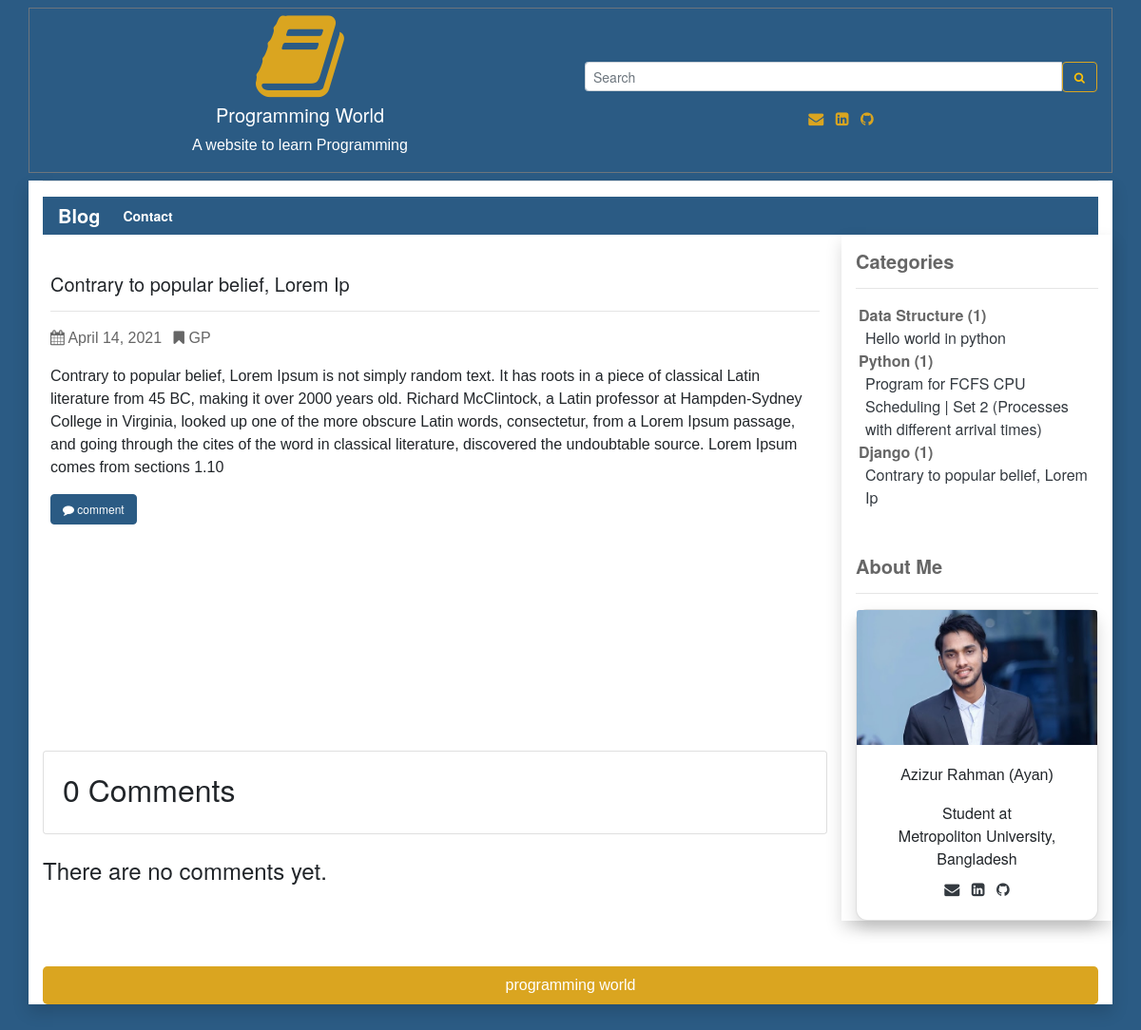
/more/3, run on an earlier commit of the app's database.
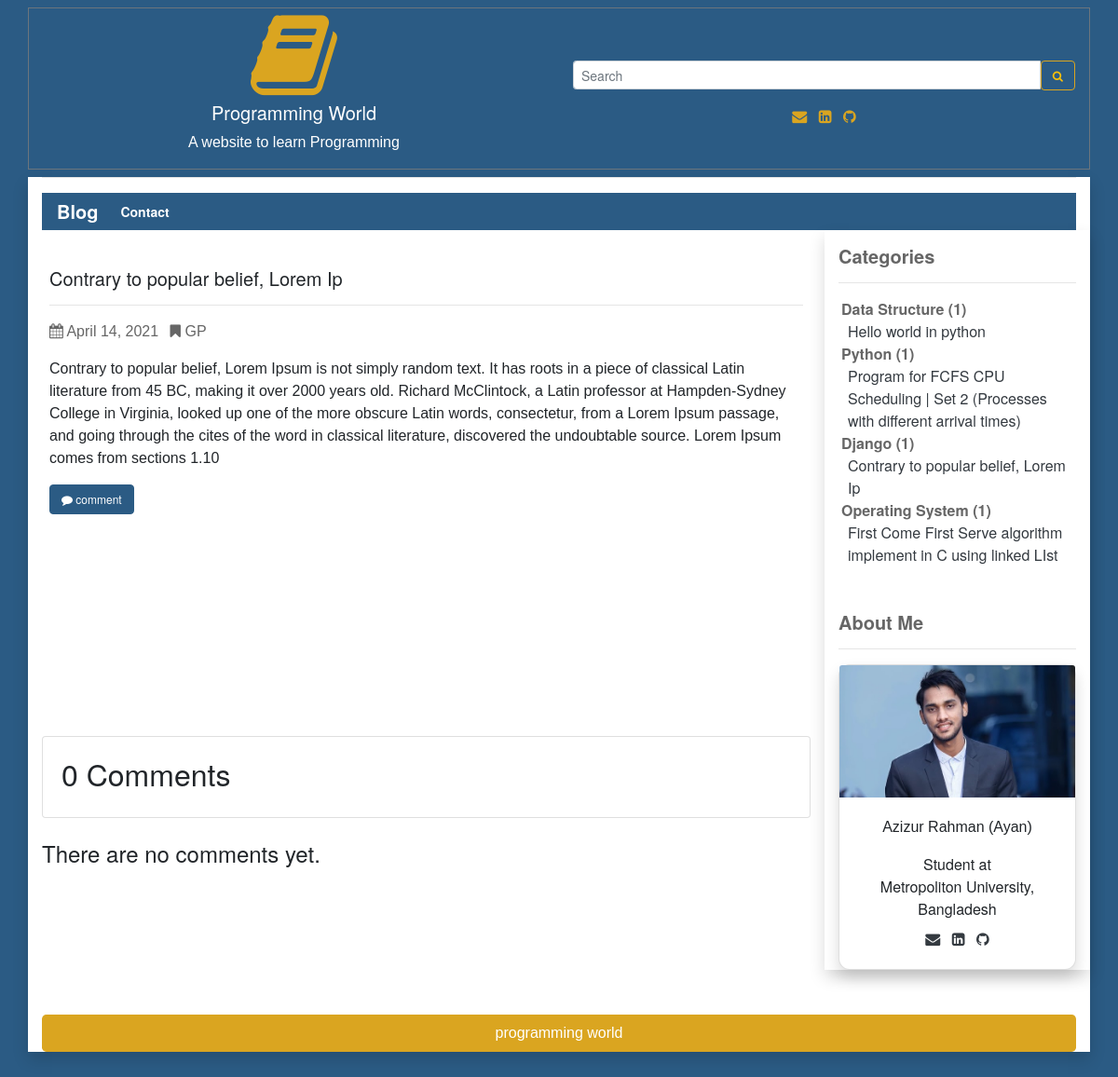
And on a later commit of the database.
### user_panel_1/models.py (models this page shows, shortened)
class Category(models.Model):
    cat_name = models.CharField(max_length=300)
    def __str__(self):
        return self.cat_name

class Blog(models.Model):
    cat_name = models.ForeignKey(Category, on_delete=models.CASCADE)
    blog_priority = models.IntegerField(blank=True, null=True)
    blog_tags = models.CharField(max_length=200,  blank=True, null=True)
    blog_title = models.CharField(max_length=200)
    blog_author = models.CharField(max_length=200)
    blog_descriptions = models.CharField(max_length=600);
    blog_body = RichTextUploadingField(blank=True, null=True)
    blog_views = models.IntegerField(default=0)
    blog_date = models.DateField(auto_now_add=True, auto_now=False, blank=True)

### user_panel_1/views.py (the view)
# urls.py: path('more/<str:slug>', views.more, name='more'),
def more(request, slug):
    more = Blog.objects.filter(id=slug).first()
    category = Category.objects.all()
    blog = Blog.objects.all()
    categorys = Blog.objects.all().select_related('cat_name')
    blogss = get_object_or_404(Blog, id=slug)
    go_back = slug
    comments = blogss.comments.filter(active=True, parent__isnull=True)
    if request.method == 'POST':
        print("hello me if")
        comment_form = CommentForm(data=request.POST)
        if comment_form.is_valid():
            parent_obj = None
            try:
                parent_id = int(request.POST.get('parent_id'))
            except:
                parent_id = None
            if parent_id:
                parent_obj = Comment.objects.get(id=parent_id)
                if parent_obj:
                    replay_comment = comment_form.save(commit=False)
                    replay_comment.parent = parent_obj
            new_comment = comment_form.save(commit=False)
            new_comment.blog = blogss
            new_comment.save()
            return HttpResponseRedirect(reverse('more', args=[str(go_back)]))
    else:
        comment_form = CommentForm()
    return render(request,
                  'more.html',
                  {
                   'comments': comments,
                   'comment_form': comment_form,
                   'category': category,
                   'blog': blog,
                   'object_list': categorys,
                   'more':more,
                   })

### user_panel_1/forms.py
class CommentForm(forms.ModelForm):
    email = forms.EmailField(widget=forms.TextInput(
        attrs = {
            'class': 'form-control input-edit',
            'placeholder' : 'email'
        }
    ))
    name = forms.CharField(widget=forms.TextInput(
        attrs={
            'class': 'form-control input-edit',
            'placeholder': 'name'
        }
    ))
    body = forms.CharField( widget=forms.Textarea(
        attrs={
            'class': 'form-control input-edit',
        }
    ))
    class Meta:
        model = Comment
        fields = ('name', 'email', 'body')

### templates/more.html (shortened to what this page needs)
{% extends 'base.html' %}
{% load static %}
{% load humanize %}
{% block content %}
<div class="p-2 mt-3">
<h5 class="mt-3">{{more.blog_title}}</h5>
<hr>
 <p  class="description"><i class="fa fa-calendar" aria-hidden="true"></i> <a href="{% url 'date' more.blog_date %}" class="mr-2 ur description"> {{ more.blog_date}} </a> <i class="fa fa-bookmark" aria-hidden="true"></i>
         <a href="{% url 'tags' more.blog_tags %}" class="ur description">  {{ more.blog_tags}} </a>
                            </p>
<p>{{more.blog_body | safe}}</p>
<a class=" btn text-white btn-info" data-toggle="collapse" href="#collapseExample" role="button" aria-expanded="false" aria-controls="collapseExample">
   <i class="fa fa-comment" aria-hidden="true"></i> comment</a>
</div>
<div class="cared mt-5 p-3">
</div>
    <div class="card mb-4  mt-3 ">
      <div class="card-body">
        <h2 id="heading">{{ comments.count }} Comments</h2>
</div>
</div>
{% for comment in comments|dictsort:"created" %}
<div class="card m-2">
    <div class="comment" >
     <div class="card m-1 p-2">
         <div class="d-flex flex-row comment-row m-t-0">
                    <div class="p-2"><img src="{% static 'uu.png' %}" alt="user" width="50" class="rounded-circle">
                    </div>
                    <div class="comment-text w-100">
                        <h6 class="font-medium">{{comment.name}}</h6> <span class="m-b-15 d-block">{{comment.body| safe |linebreaks }} </span>
                        <div class="comment-footer"> <span class="text-muted float-right"><i class="fa fa-calendar" aria-hidden="true"></i> {{ comment.created | naturaltime}}</span><br>  <button type="button" class="btn btn-info btn-sm"
                        data-toggle="collapse" data-target="#collapseExampler{{comment.id}}" aria-expanded="false" aria-controls="collapseExample">Reply</button>
                         </div>
                    </div>
                </div>
     </div>
      <div class="collapse" id="collapseExampler{{comment.id}}">
  <div class="card ml-4 mt-3 mb-3 mr-1  p-2 pl-3 ml-4">
  <p id="heading">Add A Reply</p>
        <form action="{% url 'more' more.id%}" method="post">
            {{ comment_form.as_p }}
            {% csrf_token %}
            <input type="hidden" name="parent_id" value="{{ comment.id }}">
            <input class="btn btn-info" type="submit" value="Replay">
        </form>
        </div>
    </div>
        {% for replay in comment.replies.all %}
        <div class="card p-3 ml-4 mr-1 mt-3 ">
           <span class="ml-3">Reply</span>
         <div class="d-flex flex-row comment-row m-t-0">
                    <div class="p-2"><img src="{% static 'uu.png' %}" alt="user" width="50" class="rounded-circle">
                    </div>
                    <div class="comment-text w-100">
                        <h6 class="font-medium">{{replay.name}}</h6> <span class="m-b-15 d-block">{{replay.body|linebreaks }} </span>
                        <div class="comment-footer"> <span class="text-muted float-right"><i class="fa fa-calendar" aria-hidden="true"></i> {{ replay.created | naturaltime}}</span><br>
                    </div>
                </div>
     </div>
            </div>
            <br>
        {% endfor %}
    </div>
    </div>
    {% empty %}
<h4 id="heading">There are no comments yet.</h4>
  {% endfor %}
{% endblock content %}

### templates/base.html (shortened to what the changed rows need)
{% load static %}
{% load humanize %}
<!DOCTYPE html>
<html lang="en">
<head>
  <link rel="stylesheet" href="https://maxcdn.bootstrapcdn.com/bootstrap/4.5.2/css/bootstrap.min.css">
  <link rel="stylesheet"
      href="//cdnjs.cloudflare.com/ajax/libs/highlight.js/10.7.2/styles/default.min.css">
    <link
      rel="stylesheet"
      href="https://cdnjs.cloudflare.com/ajax/libs/font-awesome/4.7.0/css/font-awesome.min.css"
    />
    <link
      rel="stylesheet"
      href="{% static 'css/style.css' %}"
    />
    <link href="https://cdn.jsdelivr.net/gh/gitbrent/bootstrap4-toggle@3.6.1/css/bootstrap4-toggle.min.css" rel="stylesheet">
</head>
<body style="background:#2b5b84;">
<div class="container bg-white shadow">
<div class="row">
    <div class="col-sm-9">
    {% block content %}
    {% endblock content %}
    </div>
    <div class="col-sm-3 shadow">
     {% regroup object_list by cat_name as cat_all %}
<ul>
{% for categories in cat_all %}
    <li style="list-style-type:none; margin-left:-37px;"><strong class="title">{{ categories.grouper }} ({{ categories.list|length}}) </strong>
    <ul>
        {% for blog in categories.list %}
          <li style="list-style-type:none; margin-left:-33px;"><a href="{% url 'more' blog.id %}" class="text-dark ur">{{ blog.blog_title }}</li></a>
        {% endfor %}
    </ul>
    </li>
{% endfor %}
</ul>
    </div>
</div>
</div>
</body>
</html>

What changed in the data, as far as the page shows it:
now on this page (row unchanged): Category: grouper "Operating System", list|length "1"
added Blog: blog_title "First Come First Serve algorithm implement in C using linked LIst", shown under "Operating System"
